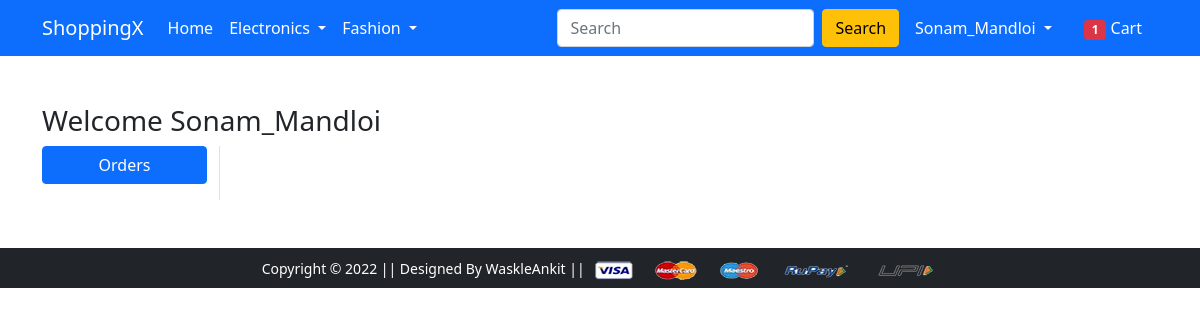
/orders/ (signed in), run on an earlier commit of the app's database.
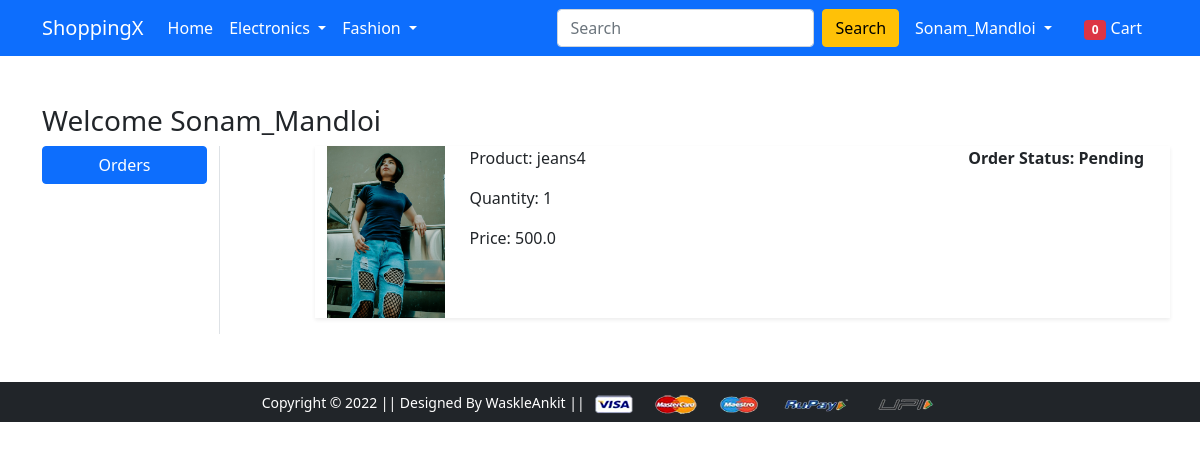
And on a later commit of the database.
### app/models.py (models this page shows, shortened)
class OrderPlaced(models.Model):
    user = models.ForeignKey(User, on_delete=models.CASCADE)
    customer = models.ForeignKey(Customer, on_delete=models.CASCADE)
    product = models.ForeignKey(Product, on_delete=models.CASCADE)
    quantity = models.PositiveIntegerField(default=1)
    ordered_date = models.DateTimeField(auto_now_add=True)
    status = models.CharField(max_length=10,choices=STATUS_CHOICES,default='Pending')
    @property
    def total_cost(self):
        return self.quantity * self.product.discounted_price

class Product(models.Model):
    title = models.CharField(max_length=100)
    selling_price = models.FloatField()
    discounted_price = models.FloatField()
    description = models.TextField()
    brand = models.CharField(max_length=100)
    category = models.CharField(choices=CATEGORY_CHOICES,max_length=2)
    product_image = models.ImageField(upload_to='productimg')

### app/views.py (the view)
# urls.py: path('orders/', views.orders, name='orders'),
@login_required
def orders(request):
 op = OrderPlaced.objects.filter(user=request.user)
 totalitem = 0
 if request.user.is_authenticated:
  totalitem = len(Cart.objects.filter(user=request.user))
 context = {'order_placed':op,'totalitem':totalitem}
 return render(request, 'app/orders.html',context)

### app/templates/app/orders.html (shortened to what this page needs)
{% extends 'app/base.html' %}
{% load static %}
{% block main-content %}
<div class="container my-5">
 <div class="row">
 <h3>Welcome
  <span class="text-capitalize">{{request.user}}</span>
 </h3>
  <div class="col-sm-2 border-end">
   <ul class="list-unstyled">
    <li class="d-grid"><a href="{% url 'orders' %}" class="btn btn-primary">Orders</a></li>
   </ul>
  </div>
  <div class="col-sm-9 offset-sm-1">
   {% for op in order_placed %}
   <div class="row shadow-sm mb-3">
    <div class="col-sm-2">
     <img src="{{op.product.product_image.url}}" alt="" srcset="" class="img-fluid" height="150" width="150">
    </div>
    <div class="col-sm-7">
     <p>Product: {{op.product.title}}</p>
     <p>Quantity: {{op.quantity}}</p>
     <p>Price: {{ op.total_cost }}</p>
    </div>
    <div class="col-sm-3 fw-bold">
     <p>Order Status: {{ op.status }}</p>
    </div>
   </div>
   {% endfor %}
  </div>
 </div>
</div>
{% endblock main-content %}

### app/templates/app/base.html (shortened to what this page needs)
<!doctype html>
{% load static %}
<html lang="en">
  <head>
    <link href="https://cdn.jsdelivr.net/npm/bootstrap@5.0.0-beta1/dist/css/bootstrap.min.css" rel="stylesheet">
    <link rel="stylesheet" href="{% static 'app/css/owl.carousel.min.css' %}">
    <link rel="stylesheet" href="{% static 'app/css/all.min.css' %}">
    <link rel="stylesheet" href="{% static 'app/css/style.css' %}">
  </head>
  <body>
    <nav class="navbar navbar-expand-lg navbar-dark bg-primary">
     <div class="container">
       <a class="navbar-brand" href="/">ShoppingX</a>
       <div class="collapse navbar-collapse" id="navbarSupportedContent">
         <ul class="navbar-nav me-auto mb-2 mb-lg-0">
           <li class="nav-item">
             <a class="nav-link active" aria-current="page" href="/">Home</a>
           </li>
           <li class="nav-item dropdown">
             <a class="nav-link dropdown-toggle text-white" href="#" id="electronicsDropdown" role="button" data-bs-toggle="dropdown" aria-expanded="false">
               Electronics
             </a>
           </li>
           <li class="nav-item dropdown">
             <a class="nav-link dropdown-toggle text-white" href="#" id="fashionDropdown" role="button" data-bs-toggle="dropdown" aria-expanded="false">
               Fashion
             </a>
           </li>
         </ul>
         <form class="d-flex">
           <input class="form-control me-2" type="search" placeholder="Search" aria-label="Search">
           <button class="btn btn-warning" type="submit">Search</button>
         </form>
         <div>
          <ul class="navbar-nav me-auto mb-2 mb-lg-0">
           {% if request.user.is_authenticated %}
           <li class="nav-item dropdown mx-2">
              <a class="nav-link dropdown-toggle text-white" href="#" id="profileDropdown" role="button" data-bs-toggle="dropdown" aria-expanded="false">
                {{ request.user.username|capfirst }}
              </a>
            </li>
            <li class="nav-item mx-2">
             <a href="{% url 'showcart' %}" class="nav-link text-white"><span class="badge bg-danger">{{totalitem}}</span> Cart </a>
            </li>
           {% endif %}
          </ul>
         </div>
       </div>
     </div>
    </nav>
    {% block main-content %} {% endblock main-content %}
    <footer class="container-fluid bg-dark text-center p-2 mt-5">
        <small class="text-white">Copyright &copy; 2022 || Designed By WaskleAnkit || </small>
        <img src="{% static 'app/images/payment.png' %}" alt="" srcset="" class="img-fluid" height="2px">
    </footer>
  </body>
</html>

What changed in the data, as far as the page shows it:
added OrderPlaced: product.product_image (picture), product "jeans4", quantity "1", total_cost "500.0", status "Pending"
Also different on the page:
{{ totalitem }}: "1" → "0"
